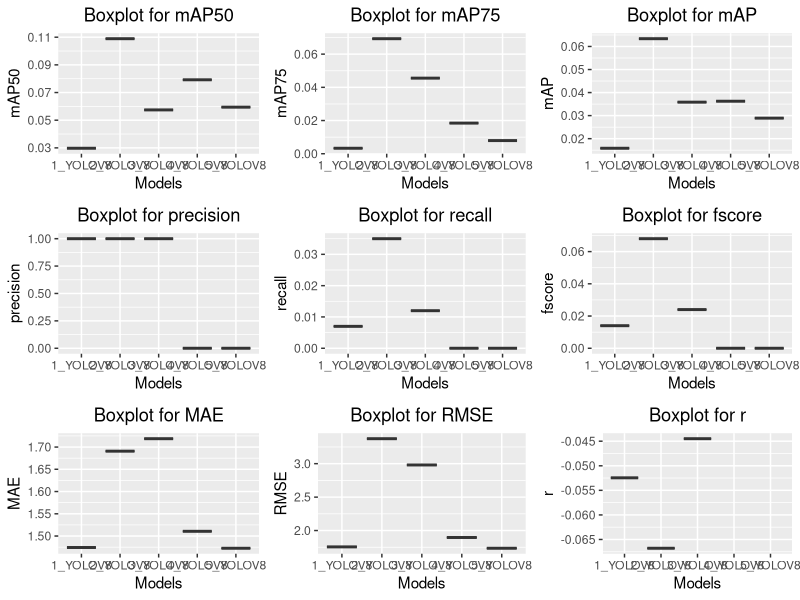

Reproduce this figure in R. (Note: this script raises an error after producing the figure.)
library("ggplot2")
library("gridExtra")
library("plyr")
library("scales")
library("dplyr")
library(tidyr)
library("Metrics")
library(data.table)

options(scipen = 999)

# -------------------------------------------------------------------
# BOXPLOT DO DESEMPENHO ENTRE TÉCNICAS
#
dados <- read.table('../results/results.csv', sep = ',', header = TRUE)

metricas <- list("mAP50", "mAP75", "mAP", "precision", "recall", "fscore", "MAE", "RMSE", "r")
graficos <- list()
i <- 1

for (metrica in metricas) {
   print(metrica)
   TITULO = sprintf("Boxplot for %s", metrica)
   g <- ggplot(dados, aes_string(x = "ml", y = metrica, fill = "ml")) + 
        geom_boxplot() +
        scale_fill_brewer(palette = "Purples") +
        labs(title = TITULO, x = "Models", y = metrica) +
        theme(legend.position = "none") +
        theme(plot.title = element_text(hjust = 0.5))
   
   graficos[[i]] <- g
   i = i + 1
}

g <- grid.arrange(grobs = graficos, ncol = 3)
ggsave(paste("../results/boxplot.png", sep = ""), g, width = 12, height = 10)
print(g)

# -------------------------------------------------------------------
# XY CONTAGEM MANUAL X AUTOMÁTICA - JUNTANDO TODAS AS DOBRAS
#
dadosContagem <- read.table('../results/counting.csv', sep = ',', header = TRUE)

graficos <- list()
i <- 1

nets <- levels(as.factor(dadosContagem$ml))
print(nets)

# Coletando RMSE para ANOVA
rmse_values <- data.frame(Model = character(), RMSE = numeric(), stringsAsFactors = FALSE)

for (net in nets) {
   filtrado <- dadosContagem[dadosContagem$ml == net, ]

   RMSE = rmse(filtrado$groundtruth, filtrado$predicted)
   MAE = mae(filtrado$groundtruth, filtrado$predicted)
   MAPE = mape(filtrado$groundtruth, filtrado$predicted)
   R = cor(filtrado$groundtruth, filtrado$predicted, method = "pearson")
   TITULO = sprintf("%s RMSE=%.3f MAE=%.3f MAPE=%.3f r = %.3f", net, RMSE, MAE, MAPE, R)
   MAX <- max(filtrado$groundtruth, filtrado$predicted)
   
   g <- ggplot(filtrado, aes(x = groundtruth, y = predicted)) + 
        geom_point() +
        geom_smooth(method = 'lm', se = TRUE) +  # Linha de regressão linear
        labs(title = TITULO, x = "Contagem Manual (Ground Truth)", y = "Contagem Preditiva") + 
        theme(plot.title = element_text(size = 10)) +
        xlim(0, MAX) +
        ylim(0, MAX)

   print(g)
   graficos[[i]] <- g
   i = i + 1

   # Salvando RMSE para ANOVA
   rmse_values <- rbind(rmse_values, data.frame(Model = net, RMSE = RMSE))
}

g <- grid.arrange(grobs = graficos, ncol = 2)
ggsave(paste("../results/counting.png", sep = ""), g, width = 10, height = 12)
print(g)

# Arquivo para salvar os resultados
output_file <- '../results/anova_all_results.txt'

# Limpar o arquivo antes de começar
sink(output_file)
sink()

# -------------------------------------------------------------------
# Função para realizar ANOVA para cada métrica
realizar_anova <- function(df, metric, output_file) {
  anova_result <- tryCatch({
    aov(as.formula(paste(metric, "~ ml")), data = df)
  }, error = function(e) {
    message("Erro ao realizar ANOVA para ", metric, ": ", e)
    return(NULL)
  })

  if (!is.null(anova_result)) {
    anova_summary <- summary(anova_result)

    # Abrir o arquivo para adicionar os resultados
    sink(output_file, append = TRUE)
    cat("\n------------------------------------------------------------\n")
    cat("ANOVA para", metric, "\n")
    print(anova_summary)

    # Se o resultado da ANOVA for significativo, realizar o pós-teste de Tukey
    if ("Pr(>F)" %in% colnames(anova_summary[[1]]) && anova_summary[[1]][["Pr(>F)"]][1] < 0.05) {
      tukey_result <- TukeyHSD(anova_result)
      cat("\nTukey HSD para", metric, "\n")
      print(tukey_result)
    }

    # Fechar a escrita no arquivo
    sink()
  } else {
    message("ANOVA não pôde ser realizada para ", metric)
  }
}

# -------------------------------------------------------------------
# Realizar ANOVA para cada métrica
metrics <- c("mAP", "mAP50", "mAP75", "MAE", "RMSE", "r", "precision", "recall", "fscore")

for (metric in metrics) {
  realizar_anova(dados, metric, output_file)
}

# Mensagem final
cat("Os resultados foram salvos no arquivo:", output_file, "\n")
